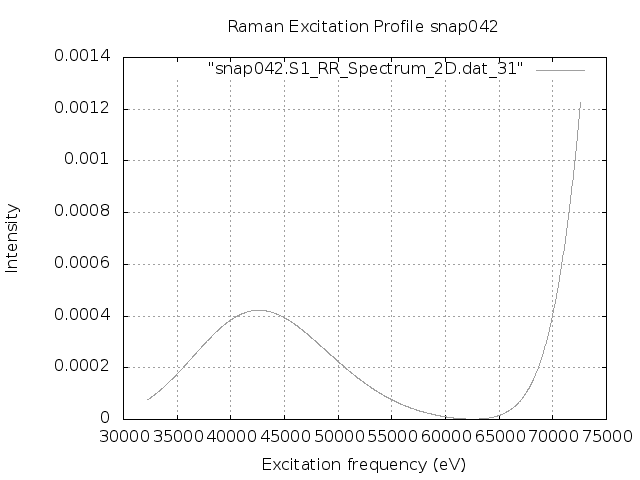

Recreate this plot in gnuplot.
set terminal png
set output "snap042.S1.REP.png"
set xlabel 'Excitation frequency (eV)'
set ylabel 'Intensity'
set title "Raman Excitation Profile snap042"
set grid
set autoscale
plot "snap042.S1_RR_Spectrum_2D.dat_31" with lines lc "blue"
exit
